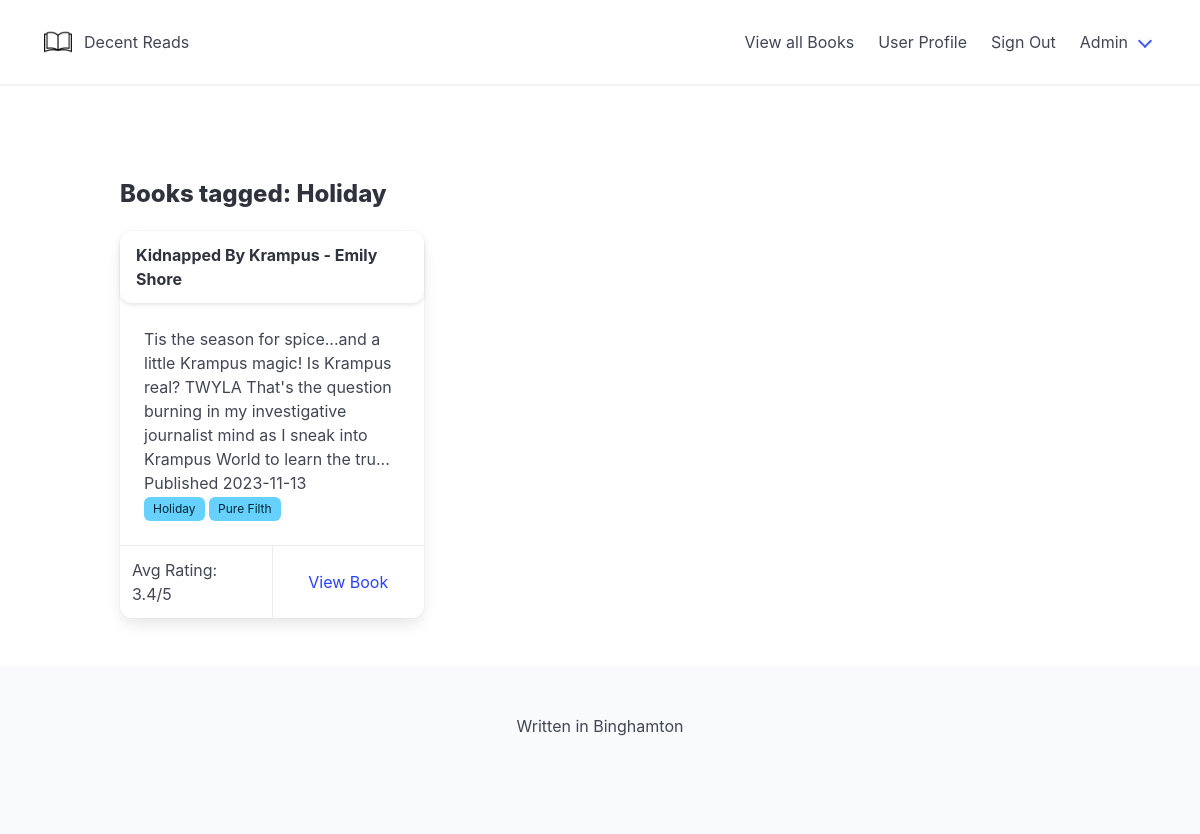
The page /views/view-books-by-tag.php?tag_id=18 (signed in) on the database its author committed.
### tables this page shows
CREATE TABLE `tags` (
  `tag_id` int(11) NOT NULL,
  `tag_title` varchar(50) NOT NULL
);

CREATE TABLE `books` (
  `book_id` int(11) NOT NULL,
  `book_title` varchar(50) NOT NULL,
  `brief_synops` varchar(4000) NOT NULL,
  `author_id` int(50) NOT NULL,
  `published_date` date DEFAULT NULL,
  `number_of_pages` int(11) NOT NULL,
  `avg_rating` decimal(10,0) DEFAULT NULL,
  `number_of_reviews` int(11) DEFAULT NULL,
  `number_of_ratings` int(11) DEFAULT NULL
);

CREATE TABLE `authors` (
  `author_id` int(11) NOT NULL,
  `author_name` varchar(50) NOT NULL,
  `about_the_author` varchar(4000) DEFAULT NULL,
  `author_handle` varchar(50) DEFAULT NULL,
  `author_birth_place` varchar(200) NOT NULL,
  `author_personal_site` varchar(500) NOT NULL
);

CREATE TABLE `books_tags` (
  `tag_rel_id` int(11) NOT NULL,
  `book_id` int(11) NOT NULL,
  `tag_id` int(11) NOT NULL
);

### common/common.php (called while the page is built, shortened)
<?php
function isTruncBookSynops($text){
    if (strlen($text) >= 200) {
        return substr($text,0,197) . "...";
    } else {
        return $text;
    }
}
function getAuthorNameById($author_id){
    global $pdo;
    $query = $pdo->prepare("
        SELECT
            *
        FROM
            authors
        WHERE
            author_id = :author_id
    ");
    $result = $query->execute(
        array(
            'author_id' => $author_id
        )
    );
    if($result){
        $author = $query->fetch(PDO::FETCH_ASSOC);
        return $author['author_name'];
    } else {
        return null;
    }
}
function getTagNameByTagId($tag_id){
    global $pdo;
    $query = $pdo->prepare("
        SELECT
            *
        FROM
            tags
        WHERE
            tag_id = :tag_id
    ");
    $result = $query->execute(
        array(
            'tag_id' => $tag_id
        )
    );
    if($result){
        $tag = $query->fetch(PDO::FETCH_ASSOC);
        if($tag){
            return $tag['tag_title'];
        } else {
            return null;
        }
    } else {
        return null;
    }
}
function getAllTagsForBookByBookId($book_id){
    global $pdo;
    $query = $pdo->prepare("
        SELECT
            *
        FROM
            books_tags
        WHERE
            book_id = :book_id
    ");
    $result = $query->execute(
        array(
            'book_id' => $book_id
        )
    );
    if($result){
        $tags = $query->fetchAll(PDO::FETCH_ASSOC);
        return $tags;
    } else {
        return null;
    }
}
function getBookDataByBookId($book_id){
    global $pdo;
    $query = $pdo->prepare("
        SELECT
            *
        FROM
            books
        WHERE
            book_id = :book_id
    ");
    $result = $query->execute(
        array(
            'book_id' => $book_id
        )
    );
    if($result){
        $book = $query->fetch(PDO::FETCH_ASSOC);
        return $book;
    } else {
        return null;
    }
}

### controllers/view-books-by-tag-controller.php (called while the page is built)
<?php
function getAllBooksByTagId($tag_id){
    global $pdo;
    $query = $pdo->prepare("
        SELECT book_id FROM (SELECT * FROM books_tags where tag_id = :tag_id) AS book_ids;
    ");
    $result = $query->execute(
        array(
            'tag_id' => $tag_id
        )
    );
    if($result){
        $book_ids = $query->fetchAll(PDO::FETCH_ASSOC);
        return $book_ids;
    } else {
        return null;
    }
}
?>

### views/view-books-by-tag.php (the view, shortened to what this page needs)
<?php
require_once('../common/common.php');
require_once('../common/dbconnect.php');
require_once('../controllers/view-books-by-tag-controller.php');
if (isset($_SESSION['loggedin'])) {
    if (isset($_GET['tag_id'])) {
        $tag_id = $_GET['tag_id'];
        $book_ids = getAllBooksByTagId($tag_id);
        $books = [];
        foreach($book_ids as $book){
            $ind_book = getBookDataByBookId($book['book_id']);
            array_push($books,$ind_book);
        }
    }
} else {
    header('location:' . BASE_URL .'/login.php');
}
?>
<?php include '../includes/header.php' ; ?>
<br /><br /><br /><br />
<div class="content">
<h3>Books tagged: <?php echo getTagNameByTagId($_GET['tag_id'])?></h3>
</div>
<div class="columns is-multiline">
    <?php foreach ($books as $book) : ?>
        <div class="column is-one-third">
            <div class="card">
                <a href="#">
                    <header class="card-header">
                        <p class="card-header-title"><?php echo $book['book_title'] ?> - <?php echo getAuthorNameById($book['author_id']) ?></p>
                    </header>
                </a>
                <div class="card-content">
                    <div class="content">
                        <?php echo isTruncBookSynops($book['brief_synops']) ?>
                        <br />
                        Published <?php echo $book['published_date'] ?>
                        <br />
                        <?php foreach (getAllTagsForBookByBookId($book['book_id']) as $tag): ?>
                            <span class="tag is-info"><?php echo getTagNameByTagId($tag['tag_id']) ?></span>
                        <?php endforeach; ?>
                    </div>
                </div>
                <footer class="card-footer">
                    <p class="card-footer-item">Avg Rating: 3.4/5</p>
                    <a href="<?php echo BASE_URL ?>views/view-book.php?book_id=<?php echo $book['book_id'] ?>" class="card-footer-item">View Book</a>
                </footer>
            </div>
        </div>
    <?php endforeach; ?>
</div>
<?php include '../includes/footer.php' ; ?>

### rows shown on the page
tags: tag_title "Holiday"
books: book_title "Kidnapped By Krampus", author.author_name "Emily Shore", brief_synops "Tis the season for spice...and a little Krampus magic! Is Krampus real? TWYLA That's the question burning in my investigative journalist mind as I sneak into Krampus World to learn the tru...", published_date "2023-11-13"
books_tags: tag.tag_title "Holiday"
books_tags: tag.tag_title "Pure Filth"
